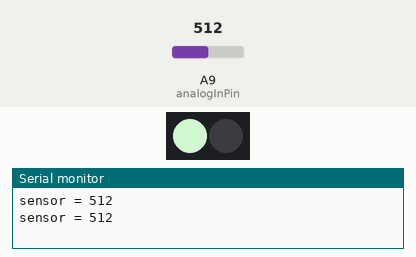
Recording of a sketch running on a simulated Arduino Mega 2560, built with avr-gcc and run on an emulated ATmega2560. On the bench: 2 RGB LEDs in strip order, left to right, the last lines printed to the serial monitor. Inputs (shaded band) come from the test bench; at power-on: A9 (analogInPin) = 512. Random numbers use the default seed unless the sketch sets one.

Above: at 1.8 s.
1.9 s: A9 (analogInPin) set to 30
At 3.9 s:
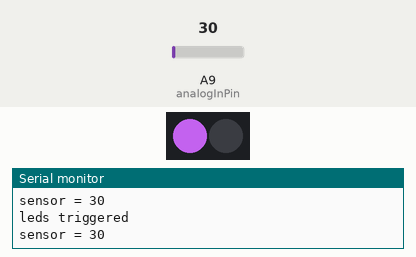
At 5.1 s:
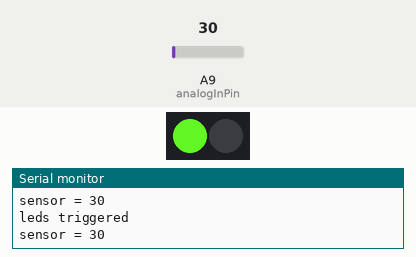
Timing chart, 0 to 32.7 s (numbered marks = the images above; inputs shaded):
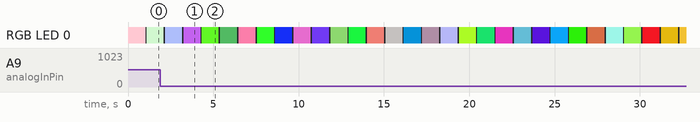

The sketch:

randomColorSteps.ino
```cpp
#include <Adafruit_NeoPixel.h>

const int analogInPin = A9;  // Analog input pin that the potentiometer is attached to
Adafruit_NeoPixel strip = Adafruit_NeoPixel(2, 6, NEO_GRB + NEO_KHZ800);
int sensorValue = 0;        // value read from the pot
int led = 6;
void setup() {
  // initialize serial communications at 9600 bps:
  Serial.begin(9600);
//  pinMode(9, INPUT_PULLUP);
  pinMode(led, OUTPUT);
   strip.begin();
  strip.show(); // Initialize all pixels to 'off'
  randomSeed(analogRead(0));

}

void loop() {
  // read the analog in value:
  sensorValue = analogRead(analogInPin);
  // print the results to the serial monitor:
  Serial.print("sensor = " );
  Serial.println(sensorValue);
  colorWipe(strip.Color(random(255), random(255), random(255)), 25);

if (sensorValue < 40){
  Serial.println("leds triggered");
//  digitalWrite(led, HIGH);
//  delay(3000);
//  digitalWrite(led, LOW);
}

}

void patriot() {

}
void colorWipe(uint32_t c, uint8_t wait) {
  for(uint16_t i=0; i<strip.numPixels(); i+=3) {
      strip.setPixelColor(i, c);
      strip.show();
      delay(wait);
  }
  delay(1000);
    for(uint16_t i=0; i<strip.numPixels(); i++) {
      strip.setPixelColor(i, strip.Color(0,0,0));
      strip.show();
      delay(wait);
  }
}
```
